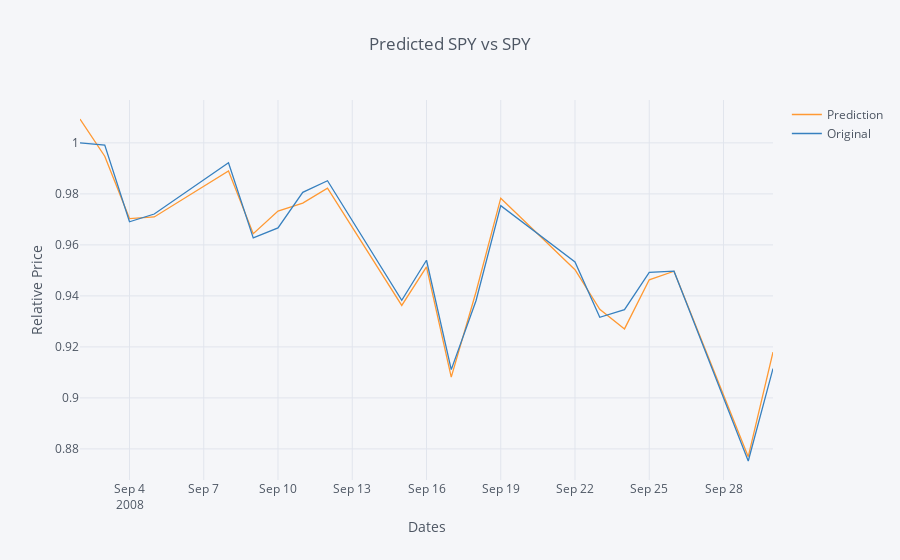

The notebook cell this image was saved under:
### Markdown cell above
### Visualize: SPY -- with SPMC period (training data)

### Code cell
visualize_spy(dfp_result, SPMC_SPY_relative_price_benchmark)

### Figure 1 — Plotly figure (JSON) as saved in the notebook; plotly's stock layout.template omitted (floating-point values rounded to 4 significant figures)
{"data": [{"line": {"color": "rgba(255, 153, 51, 1.0)", "dash": "solid", "shape": "linear", "width": 1.3}, "mode": "lines", "name": "Prediction", "text": "", "type": "scatter", "uid": "5cbc2a74-7e23-437c-b5d2-8f680598cb5b", "x": ["2008-09-02", "2008-09-03", "2008-09-04", "2008-09-05", "2008-09-08", "2008-09-09", "2008-09-10", "2008-09-11", "2008-09-12", "2008-09-15", "2008-09-16", "2008-09-17", "2008-09-18", "2008-09-19", "2008-09-22", "2008-09-23", "2008-09-24", "2008-09-25", "2008-09-26", "2008-09-29", "2008-09-30"], "y": [1.009, 0.9948, 0.9703, 0.971, 0.989, 0.9644, 0.9732, 0.9764, 0.9823, 0.9363, 0.9514, 0.9082, 0.9415, 0.9783, 0.9503, 0.9347, 0.9271, 0.9463, 0.9497, 0.877, 0.918]}, {"line": {"color": "rgba(55, 128, 191, 1.0)", "dash": "solid", "shape": "linear", "width": 1.3}, "mode": "lines", "name": "Original", "text": "", "type": "scatter", "uid": "6f416e7b-87be-4b12-9f72-0cb04c22e5fe", "x": ["2008-09-02", "2008-09-03", "2008-09-04", "2008-09-05", "2008-09-08", "2008-09-09", "2008-09-10", "2008-09-11", "2008-09-12", "2008-09-15", "2008-09-16", "2008-09-17", "2008-09-18", "2008-09-19", "2008-09-22", "2008-09-23", "2008-09-24", "2008-09-25", "2008-09-26", "2008-09-29", "2008-09-30"], "y": [1, 0.9991, 0.9691, 0.9721, 0.9922, 0.9627, 0.9666, 0.9806, 0.9852, 0.9383, 0.954, 0.9111, 0.9381, 0.9754, 0.9533, 0.9316, 0.9346, 0.9492, 0.9497, 0.8753, 0.9115]}], "layout": {"legend": {"bgcolor": "#F5F6F9", "font": {"color": "#4D5663"}}, "paper_bgcolor": "#F5F6F9", "plot_bgcolor": "#F5F6F9", "title": {"font": {"color": "#4D5663"}, "text": "Predicted SPY vs SPY"}, "xaxis": {"gridcolor": "#E1E5ED", "showgrid": true, "tickfont": {"color": "#4D5663"}, "title": {"font": {"color": "#4D5663"}, "text": "Dates"}, "zerolinecolor": "#E1E5ED"}, "yaxis": {"gridcolor": "#E1E5ED", "showgrid": true, "tickfont": {"color": "#4D5663"}, "title": {"font": {"color": "#4D5663"}, "text": "Relative Price"}, "zerolinecolor": "#E1E5ED"}}}
